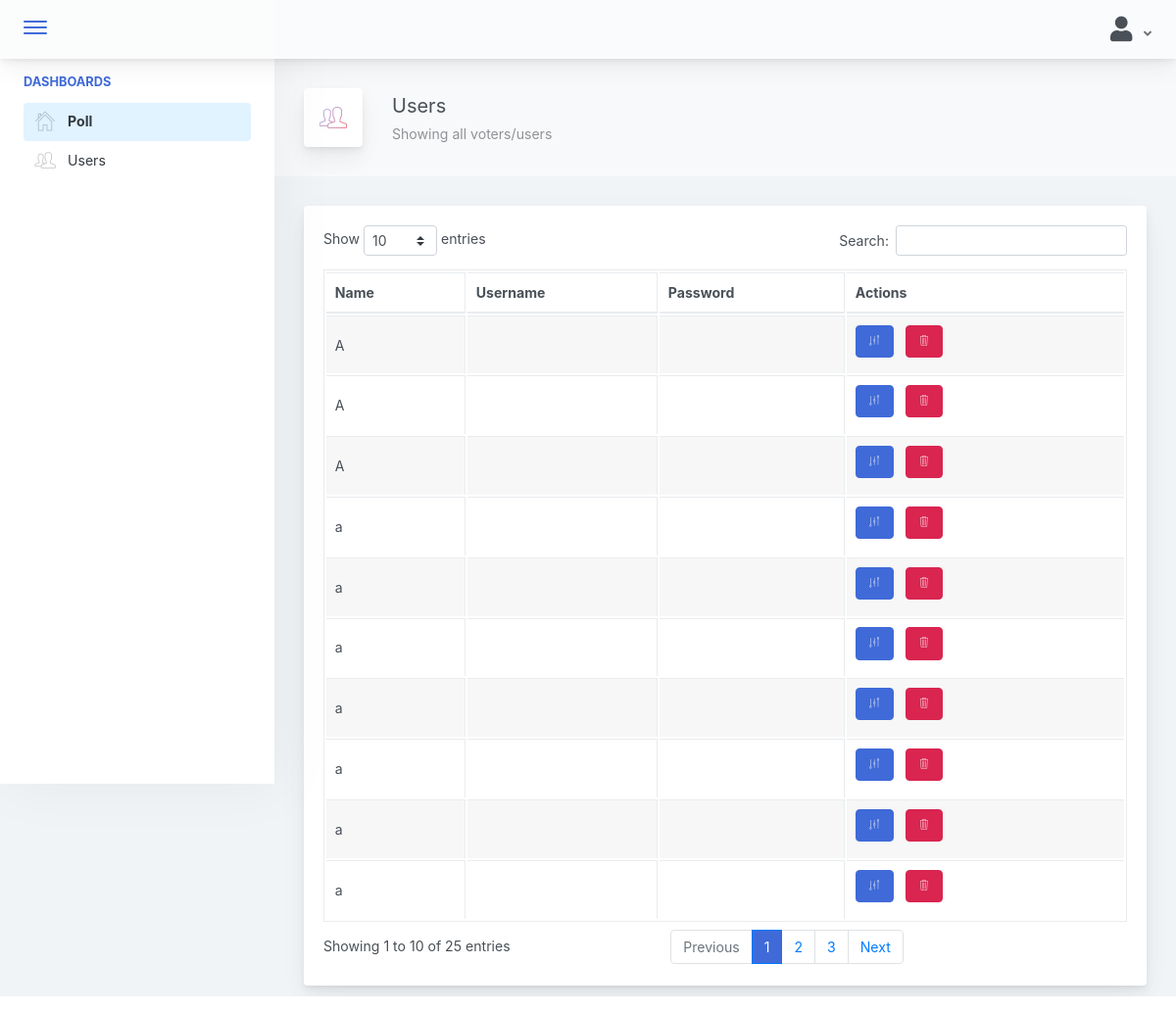
The page /admin/pages/users.php (signed in) on the database its author committed.
### tables this page shows
CREATE TABLE `users_profile` (
  `voters_id` int(5) NOT NULL,
  `user_type` int(11) NOT NULL,
  `user_fullname` varchar(50) NOT NULL,
  `user_age` int(11) DEFAULT NULL,
  `user_address` varchar(150) DEFAULT NULL,
  `user_motto` varchar(150) DEFAULT NULL,
  `user_achievements` varchar(500) DEFAULT NULL,
  `user_image` varchar(500) DEFAULT NULL,
  `user_status` int(11) NOT NULL
);

### model/select_queries.php (called while the page is built, shortened)
<?php
	class Select
	{
        private $conn;
		public function __construct($db){
			$this->conn = $db;
		}
		public function getUsers(){
			$query = "SELECT * FROM users_profile prof, users_account_file acc WHERE prof.voters_id=acc.voters_id";
			$this->conn->setAttribute( PDO::ATTR_ERRMODE, PDO:: ERRMODE_WARNING);
			$sel = $this->conn->prepare($query);
			$sel->execute();
			return $sel;
        }
    }
?>

### admin/components/data_table.php (the view)
<div class="row">
    <div class="col-md-12">
        <div class="main-card mb-3 card">
            <div class="card-body">
                <table id="users-table" class="table table-striped table-bordered" style="width:100%">
                    <thead>
                        <tr>
                            <th>Name</th>
                            <th>Username</th>
                            <th>Password</th>
                            <th style="width: 35%">Actions</th>
                        </tr>
                    </thead>
                    <tbody>
                        <?php
                            $query = $select->getUsers();
                            while($row = $query->fetch(PDO::FETCH_ASSOC)){
                                echo'
                                    <tr>
                                        <td>'.$row['user_fullname'].'</td>
                                        <td>'.$row['voters_username'].'</td>
                                        <td>'.$row['voters_password'].'</td>
                                        <td>
                                            <button class="mb-2 mr-2 btn btn-primary"><i class="metismenu-icon pe-7s-edit"></i></button>
                                            <button class="mb-2 mr-2 btn btn-danger"><i class="metismenu-icon pe-7s-trash"></i></button>
                                        </td>
                                    </tr>
                                ';
                            }
                        ?>
                    </tbody>
                </table>
            </div>
        </div>
    </div>
</div>

### admin/pages/users.php (shortened to what this page needs)
<!doctype html>
<html lang="en">
<?php
    $page = 'Users';
    include '../../admin/components/header.php';
    include '../../model/select_queries.php';
    $con = new connection();
    $db = $con->connect();
    $select = new Select($db);
?>
<body>
<div class="app-container app-theme-white body-tabs-shadow fixed-sidebar fixed-header">
    <?php
        include '../../admin/components/navbar.php';
        include '../../admin/components/sidebar.php';
        include '../../admin/components/semi-navbar.php';
        include '../../admin/components/data_table.php';
    ?>
</div>
</body>
</html>

### admin/components/header.php (shortened to what this page needs)
<head>
    <link href="../../main.css" rel="stylesheet">
    <link rel="stylesheet" href="../../assets/bootstrap-sweetalert/dist/sweetalert.css">
	<link rel="stylesheet" href="../../assets/css/datatable.bootstrap.min.css">
</head>

### admin/components/navbar.php (shortened to what this page needs)
<div class="app-header header-shadow">
    <div class="app-header__logo">
        <div>
            <button type="button" class="hamburger close-sidebar-btn hamburger--elastic" data-class="closed-sidebar">
                <span class="hamburger-box">
                    <span class="hamburger-inner"></span>
                </span>
            </button>
        </div>
    </div>
    <div class="app-header__content">
        <div class="app-header-right">
            <div class="header-btn-lg pr-0">
                <div class="widget-content p-0">
                    <div class="widget-content-wrapper">
                        <div class="widget-content-left">
                            <div class="btn-group">
                                <a data-toggle="dropdown" aria-haspopup="true" aria-expanded="false" class="p-0 btn">
                                    <i class="fa fa-user fa-2x"></i>
                                    <i class="fa fa-angle-down ml-2 opacity-8"></i>
                                </a>
                            </div>
                        </div>
                    </div>
                </div>
            </div>
        </div>
    </div>
</div>

### admin/components/sidebar.php (shortened to what this page needs)
<div class="app-main">
    <div class="app-sidebar sidebar-shadow">
            <div class="scrollbar-sidebar">
            <div class="app-sidebar__inner">
                <ul class="vertical-nav-menu">
                    <li class="app-sidebar__heading">Dashboards</li>
                    <li>
                        <a href="../../admin/pages/poll.php" class="mm-active">
                            <i class="metismenu-icon pe-7s-home "></i>
                            Poll
                        </a>
                    </li>
                    <li>
                        <a href="../../admin/pages/users.php">
                            <i class="metismenu-icon pe-7s-users"></i>
                            Users
                        </a>
                    </li>
                </ul>
            </div>
        </div>
    </div>

### admin/components/semi-navbar.php
<div class="app-main__outer">
    <div class="app-main__inner">
        <?php
            if($page == "Poll"){
                echo '
                    <div class="app-page-title">
                        <div class="page-title-wrapper">
                            <div class="page-title-heading">
                                <div class="page-title-icon">
                                    <i class="pe-7s-graph2 icon-gradient bg-amy-crisp">
                                    </i>
                                </div>
                                <div>Poll
                                    <div class="page-title-subheading">Automated computation of all votes
                                    </div>
                                </div>
                            </div>
                            <div class="page-title-actions">
                                <button type="button" data-toggle="tooltip" title="Create Poll" data-placement="bottom" class="btn-shadow mr-3 btn btn-danger" id="create-poll-btn">
                                    <i class="fa fa-plus"></i>
                                </button>
                            </div>
                        </div>
                    </div>
                ';
            }
            else{
                echo '
                    <div class="app-page-title">
                        <div class="page-title-wrapper">
                            <div class="page-title-heading">
                                <div class="page-title-icon">
                                    <i class="pe-7s-users icon-gradient bg-amy-crisp">
                                    </i>
                                </div>
                                <div>Users
                                    <div class="page-title-subheading">Showing all voters/users
                                    </div>
                                </div>
                            </div>
                        </div>
                    </div>
                ';
            }
        ?>

### rows shown on the page
users_profile: user_fullname "A"
users_profile: user_fullname "A"
users_profile: user_fullname "A"
users_profile: user_fullname "a"
users_profile: user_fullname "a"
users_profile: user_fullname "a"
users_profile: user_fullname "a"
users_profile: user_fullname "a"
users_profile: user_fullname "a"
users_profile: user_fullname "a"
